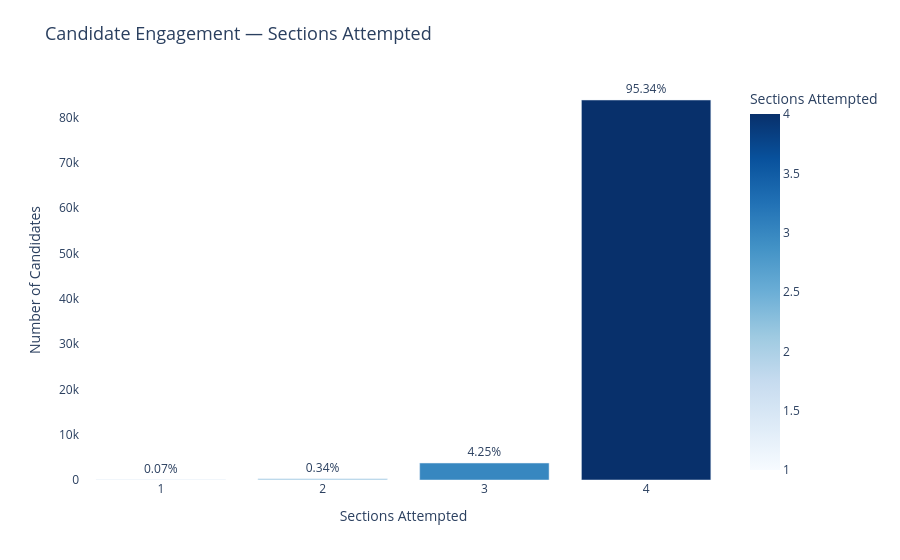

Notebook source saved alongside this figure:
### Markdown cell above
## Analysis 6: Candidate Engagement

**Question:** How many candidates interacted with all 4 sections?

This reveals exam completion behaviour — did candidates attempt all sections or drop off midway?

### Code cell
df_engagement = df.groupby('candidate_id')['question_section'].nunique().reset_index()
df_engagement.columns = ['candidate_id', 'sections_attempted']

df_funnel = df_engagement['sections_attempted'].value_counts().sort_index(ascending=False).reset_index()
df_funnel.columns = ['sections_attempted', 'candidate_count']
df_funnel['pct'] = round(df_funnel['candidate_count'] / df_funnel['candidate_count'].sum() * 100, 2)
print(df_funnel)

fig = px.bar(
    df_funnel.sort_values('sections_attempted'),
    x='sections_attempted',
    y='candidate_count',
    title='Candidate Engagement — Sections Attempted',
    labels={
        'sections_attempted': 'Sections Attempted',
        'candidate_count': 'Number of Candidates'
    },
    color='sections_attempted',
    color_continuous_scale='Blues',
    text='pct'
)

fig.update_traces(texttemplate='%{text}%', textposition='outside', cliponaxis=False)
fig.update_layout(
    plot_bgcolor='white',
    title_font_size=18,
    showlegend=False,
    xaxis=dict(tickmode='linear'),
    margin=dict(t=80)
)

fig.show()

### Figure 1 — Plotly figure (JSON) as saved in the notebook; plotly's stock layout.template omitted (floating-point values rounded to 4 significant figures)
{"data": [{"cliponaxis": false, "hovertemplate": "Sections Attempted=%{marker.color}<br>Number of Candidates=%{y}<br>pct=%{text}<extra></extra>", "legendgroup": "", "marker": {"color": [1, 2, 3, 4], "coloraxis": "coloraxis", "pattern": {"shape": ""}}, "name": "", "orientation": "v", "showlegend": false, "text": [0.07, 0.34, 4.25, 95.34], "textposition": "outside", "texttemplate": "%{text}%", "type": "bar", "x": [1, 2, 3, 4], "xaxis": "x", "y": [61, 298, 3743, 83899], "yaxis": "y"}], "layout": {"barmode": "relative", "coloraxis": {"colorbar": {"title": {"text": "Sections Attempted"}}, "colorscale": [[0, "rgb(247,251,255)"], [0.125, "rgb(222,235,247)"], [0.25, "rgb(198,219,239)"], [0.375, "rgb(158,202,225)"], [0.5, "rgb(107,174,214)"], [0.625, "rgb(66,146,198)"], [0.75, "rgb(33,113,181)"], [0.875, "rgb(8,81,156)"], [1, "rgb(8,48,107)"]]}, "legend": {"tracegroupgap": 0}, "margin": {"t": 80}, "plot_bgcolor": "white", "showlegend": false, "title": {"font": {"size": 18}, "text": "Candidate Engagement — Sections Attempted"}, "xaxis": {"anchor": "y", "domain": [0, 1], "tickmode": "linear", "title": {"text": "Sections Attempted"}}, "yaxis": {"anchor": "x", "domain": [0, 1], "title": {"text": "Number of Candidates"}}}}
